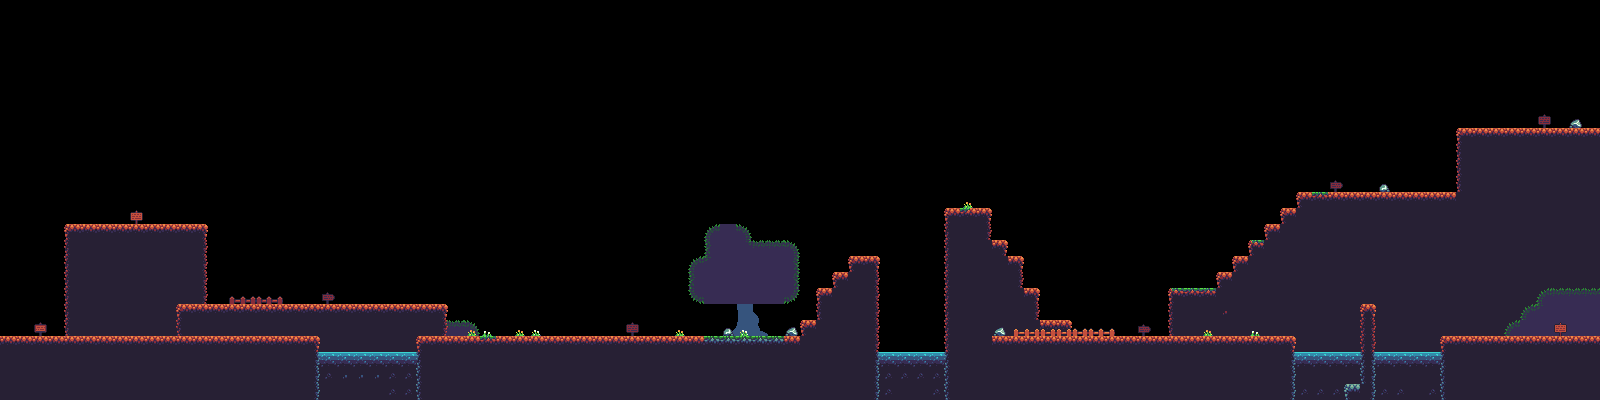

Below is a game level as drawn by its tile map, then a one-line description and the .tmx that defines it (tile-layer data replaced by summaries):
An orthogonal 100x25 tile map with 16x16 px tiles, 3 tile layers (bg, top, top top) and 48 objects (26x citrus.objects.platformer.box2d.Platform, 12x ZorgBaby, 8x EnemyBound, Takuto, citrus.objects.platformer.box2d.Sensor).

<map version="1.0" orientation="orthogonal" renderorder="right-down" width="100" height="25" tilewidth="16" tileheight="16" nextobjectid="70">
 <tileset firstgid="1" name="forest" tilewidth="16" tileheight="16" tilecount="136" columns="17">
  <image source="forest.png" width="272" height="128" />
 </tileset>
 <layer name="bg" width="100" height="25">
  <data>[2500 cells, 549 non-empty, 28 distinct tile ids]</data>
 </layer>
 <layer name="top" width="100" height="25">
  <data>[2500 cells, 565 non-empty, 40 distinct tile ids]</data>
 </layer>
 <layer name="top top" width="100" height="25">
  <data>[2500 cells, 1 non-empty, 1 distinct tile ids]</data>
 </layer>
 <objectgroup name="objects">
  <object id="1" type="citrus.objects.platformer.box2d.Platform" x="65" y="224.5" width="141.5" height="15">
   <properties>
    <property name="oneWay" value="true" />
   </properties>
  </object>
  <object id="2" type="citrus.objects.platformer.box2d.Platform" x="0.75" y="337" width="317.5" height="15" />
  <object id="3" type="citrus.objects.platformer.box2d.Platform" x="177.25" y="305" width="268.5" height="15">
   <properties>
    <property name="oneWay" value="true" />
   </properties>
  </object>
  <object id="4" type="citrus.objects.platformer.box2d.Platform" x="417.25" y="336" width="382.833" height="15" />
  <object id="5" type="citrus.objects.platformer.box2d.Platform" x="800" y="320" width="16" height="17.3636" />
  <object id="7" type="citrus.objects.platformer.box2d.Platform" x="832" y="272" width="16" height="20.5" />
  <object id="9" type="citrus.objects.platformer.box2d.Platform" x="816" y="288" width="16" height="38.5" />
  <object id="10" type="citrus.objects.platformer.box2d.Platform" x="849" y="256.75" width="29.5" height="110" />
  <object id="11" type="citrus.objects.platformer.box2d.Platform" x="945.75" y="207.5" width="43.5" height="157" />
  <object id="12" type="citrus.objects.platformer.box2d.Platform" x="990.5" y="241.25" width="16" height="20.5">
   <properties>
    <property name="oneWay" value="true" />
   </properties>
  </object>
  <object id="13" type="citrus.objects.platformer.box2d.Platform" x="1007" y="256.75" width="16" height="38.5">
   <properties>
    <property name="oneWay" value="true" />
   </properties>
  </object>
  <object id="14" type="citrus.objects.platformer.box2d.Platform" x="1022.5" y="289.25" width="16" height="32">
   <properties>
    <property name="oneWay" value="true" />
   </properties>
  </object>
  <object id="15" type="citrus.objects.platformer.box2d.Platform" x="1040" y="320.25" width="31.5" height="9">
   <properties>
    <property name="oneWay" value="true" />
   </properties>
  </object>
  <object id="16" type="citrus.objects.platformer.box2d.Platform" x="989.583" y="337" width="306.333" height="15" />
  <object id="17" type="citrus.objects.platformer.box2d.Platform" x="1168.33" y="289.5" width="47.833" height="15">
   <properties>
    <property name="oneWay" value="true" />
   </properties>
  </object>
  <object id="18" type="citrus.objects.platformer.box2d.Platform" x="1216" y="272.25" width="16" height="22">
   <properties>
    <property name="oneWay" value="true" />
   </properties>
  </object>
  <object id="19" type="citrus.objects.platformer.box2d.Platform" x="1232.5" y="256" width="16" height="22">
   <properties>
    <property name="oneWay" value="true" />
   </properties>
  </object>
  <object id="20" type="citrus.objects.platformer.box2d.Platform" x="1248" y="240" width="16" height="22">
   <properties>
    <property name="oneWay" value="true" />
   </properties>
  </object>
  <object id="21" type="citrus.objects.platformer.box2d.Platform" x="1264" y="224" width="16" height="22">
   <properties>
    <property name="oneWay" value="true" />
   </properties>
  </object>
  <object id="22" type="citrus.objects.platformer.box2d.Platform" x="1280" y="208" width="16" height="22">
   <properties>
    <property name="oneWay" value="true" />
   </properties>
  </object>
  <object id="23" type="citrus.objects.platformer.box2d.Platform" x="1296" y="192" width="160" height="22">
   <properties>
    <property name="oneWay" value="true" />
   </properties>
  </object>
  <object id="24" type="citrus.objects.platformer.box2d.Platform" x="1456.5" y="128" width="143.5" height="70">
   <properties>
    <property name="oneWay" value="true" />
   </properties>
  </object>
  <object id="25" type="citrus.objects.platformer.box2d.Platform" x="1360" y="304" width="16" height="67" />
  <object id="26" type="citrus.objects.platformer.box2d.Platform" x="1440" y="336" width="159.833" height="22" />
  <object id="28" name="hero" type="Takuto" x="18.3333" y="233.5" width="12.6667" height="29.6667">
   <properties>
    <property name="jumpHeight" value="12" />
   </properties>
  </object>
  <object id="29" type="citrus.objects.platformer.box2d.Platform" x="-2.75" y="25.1667" width="5.5" height="310.333" />
  <object id="31" type="citrus.objects.platformer.box2d.Platform" x="1597.25" y="3.5002" width="5.5" height="334.333" />
  <object id="35" name="zorg baby" type="ZorgBaby" x="322.894" y="231.758" width="15.5758" height="15.3031" />
  <object id="42" name="zorg baby" type="ZorgBaby" x="272.712" y="178.848" width="15.5758" height="15.3031" />
  <object id="46" name="zorg baby" type="ZorgBaby" x="142.712" y="307.348" width="15.5758" height="15.3031" />
  <object id="47" name="Enemy Bound" type="EnemyBound" x="59.25" y="221.5" width="3.5" height="115" />
  <object id="51" name="Enemy Bound" type="EnemyBound" x="854" y="375.75" width="115" height="4.5" />
  <object id="53" name="zorg baby" type="ZorgBaby" x="905.212" y="176.348" width="15.5758" height="15.3031" />
  <object id="54" name="zorg baby" type="ZorgBaby" x="1489.21" y="248.848" width="15.5758" height="15.3031" />
  <object id="56" name="zorg baby" type="ZorgBaby" x="1070.71" y="245.348" width="15.5758" height="15.3031" />
  <object id="57" name="zorg baby" type="ZorgBaby" x="504.212" y="288.848" width="15.5758" height="15.3031" />
  <object id="58" name="zorg baby" type="ZorgBaby" x="599.712" y="294.348" width="15.5758" height="15.3031" />
  <object id="59" name="zorg baby" type="ZorgBaby" x="718.212" y="280.348" width="15.5758" height="15.3031" />
  <object id="60" name="Enemy Bound" type="EnemyBound" x="1288" y="240.25" width="7.5" height="94.5" />
  <object id="61" name="Enemy Bound" type="EnemyBound" x="1430.25" y="215.25" width="7.5" height="120.5" />
  <object id="62" name="zorg baby" type="ZorgBaby" x="1527.71" y="94.3485" width="15.5758" height="15.3031" />
  <object id="63" name="zorg baby" type="ZorgBaby" x="1374.71" y="156.848" width="15.5758" height="15.3031" />
  <object id="64" name="zorg baby" type="ZorgBaby" x="1555.21" y="91.8485" width="15.5758" height="15.3031" />
  <object id="65" name="Enemy Bound" type="EnemyBound" x="1286.25" y="1.75" width="7.5" height="190" />
  <object id="66" name="Enemy Bound" type="EnemyBound" x="1453.25" y="3.5" width="7.5" height="122.5" />
  <object id="67" name="Enemy Bound" type="EnemyBound" x="206.75" y="113" width="7.5" height="190" />
  <object id="68" name="Enemy Bound" type="EnemyBound" x="449.25" y="123" width="7.5" height="211" />
  <object id="69" name="attackarea" type="citrus.objects.platformer.box2d.Sensor" x="25.0757" y="228.394" width="25.2122" height="34.394" />
 </objectgroup>
</map>
